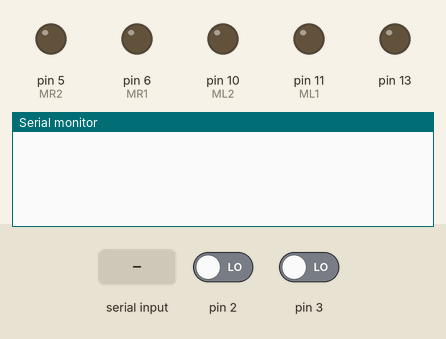
This sketch was run on a simulated Arduino Uno, built with avr-gcc and run on an emulated ATmega328P. On the bench: output pins drawn as LEDs (lit = HIGH), the last lines printed to the serial monitor. Inputs (shaded band) come from the test bench; at power-on: pin 2 LOW, pin 3 LOW.

Above: at 0.9 s.
1.0 s: "1" received over Serial
At 2.2 s:
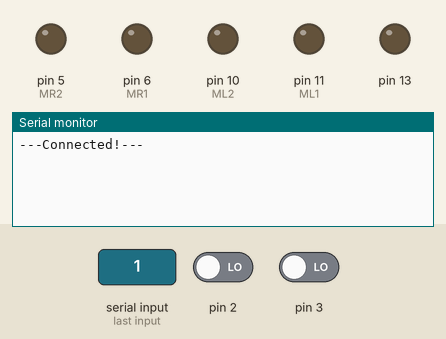
2.5 s: "0" received over Serial
At 3.6 s:
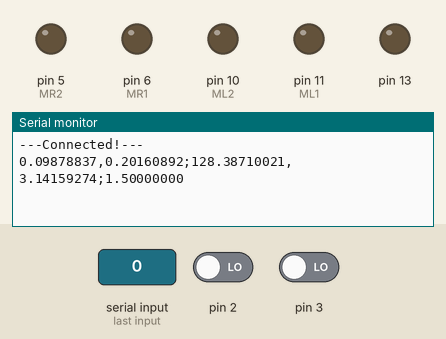

The sketch:

EKFLightSensor.ino
```cpp
#include <math.h>

//EKFLightSensor
//Francis Poole

//--------Initialise Variables---------------------------------------------------------------------------------
//Calibration data for linear interpolation of light readings
const float calBackData[7][2]= {{0,869}, {50,783}, {100,600}, {150,445}, {200,349}, {250,278}, {300,235}};
const float calRightData[7][2]= {{0,888}, {50,833}, {100,694}, {150,557}, {200,468}, {250,399}, {300,347}};
const float calFrontData[7][2]= {{0,876}, {50,791}, {100,604}, {150,445}, {200,338}, {250,270}, {300,236}};
const float calLeftData[7][2]= {{0,878}, {50,855}, {100,770}, {150,578}, {200,415}, {250,332}, {300,272}};

//Motion Control
float transVel;
float rotVel;

//Sensor Measurements
float range;
float bearing;

//Sensor
float back;
float right;
float front;
float left;

//Serial Input Data
char serialInput;
String data[2];
int dataNum = 0;

//Motor Speed
int motorSpeedL;
int motorSpeedR;

//Motor Input Pins
int ML1 = 11; //Left Motor input 1
int ML2 = 10; //Left Motor input 2
int MR1 = 6; //Right Motor input 1
int MR2 = 5; //Right Motor input 2

//Encoder Direction Pins
int AL = 1; //Clock Left Wheel Interupt No
int BL = 9; //Directon Left Wheel Pin
int AR = 0; //Clock Right Wheel Interupt No
int BR = 8; //Directon Right Wheel Pin

//Encoder Interup Pins
volatile int counterL = 0;
volatile int counterR = 0;

//Time
unsigned long time;
float elapsed;

//--------Setup------------------------------------------------------------------------------------------------
//What does it do?
void setup() {
  //Led Pin
  pinMode(13, OUTPUT);

  //Motor Input Pins Setup
  pinMode(ML1, OUTPUT);
  pinMode(ML2, OUTPUT);
  pinMode(MR1, OUTPUT);
  pinMode(MR2, OUTPUT);

  //Encoder Direction Pins Setup
  pinMode(BL, INPUT);
  pinMode(BR, INPUT);

  //Encoder Interupt Pins Setup
  attachInterrupt(AL, countL, CHANGE);
  attachInterrupt(AR, countR, CHANGE);

  motor(0,0);                                    //#######MOTOR COMMAND!#########\\

  //Start Serial
  Serial.begin(115200);
  //Wait for connection
  while (!Serial.available()) {}
  //Clear Serial
  while (Serial.available()) {Serial.read();}
  Serial.println("---Connected!---");


  time = millis(); //Start encoder timer
  delay(1);
}


//--------Main Loop--------------------------------------------------------------------------------------------
//What does it do?
void loop() {
  //Wait for data request
  while (!Serial.available()) {}


  //CHANGE TO MOTION COMMAND
  //Calc Motion Control
  getControl();

  //Calc Sensor Measurement
  getMeasurement();

  //Print readings to Serial
  Serial.print(transVel,8);
  Serial.print(",");
  Serial.print(rotVel,8);
  Serial.print(";");
  Serial.print(range,8);
  Serial.print(",");
  Serial.print(bearing,8);
  Serial.print(";");
  Serial.println(elapsed,8);

  //delay(1);
  //Clear Serial
  while (Serial.available()) {Serial.read();}
}


//--------Get Measurement---------------------------------------------------------------------------------------
void getMeasurement() {
  //Get Readings
  back = analogRead(A0);
  right = analogRead(A1);
  front = analogRead(A2);
  left = analogRead(A3);

  //Calibrate readings
  float backRange = linInterp(calBackData, back);
  float rightRange = linInterp(calRightData, right);
  float frontRange = linInterp(calFrontData, front);
  float leftRange = linInterp(calLeftData, left);

  //Get minimum range and its bearing
  range = backRange;
  bearing = M_PI;
  if (rightRange < range) {
    range = rightRange;
    bearing = -M_PI/2;
  }
  if (frontRange < range) {
    range = frontRange;
    bearing = 0;
  }
  if (leftRange < range) {
    range = leftRange;
    bearing = M_PI/2;
  }

//  Serial.print("Range: ");
//  Serial.println(range,10);
//  Serial.print("Bearing:  ");
//  Serial.println(bearing,10);
//  Serial.println("---------");
}

//--------Get Control---------------------------------------------------------------------------------------
void getControl() {
  elapsed = millis() - time;
  elapsed = elapsed / 1000;
  time = millis(); //Reset encoder timer

  counterR = 200;
  counterL = 150;

  //Claculate angular velocities
  float velR = (counterR/128.0 * M_PI) / elapsed;
  float velL = (counterL/128.0 * M_PI) / elapsed;

  //Convert to translational and rotational velocities
  transVel = (velR + velL) / 2.0 * (0.069/2.0);
  rotVel = (velR - velL) / 0.14 * (0.069/2.0);

//  Serial.println(transVel,10);
//  Serial.println(rotVel,10);
//  Serial.println(elapsed,10);

  counterR = 0;
  counterL = 0;
}


//--------Linear Interpret--------------------------------------------------------------------------------------
float linInterp(const float calData[7][2], float y) {
  float x;
  for (int i=0; i < 6; i++) {
    if (y <= calData[i][1] && y >= calData[i+1][1]) {
      float x0 = calData[i][0];
      float x1 = calData[i+1][0];
      float y0 = calData[i][1];
      float y1 = calData[i+1][1];

      x= x0 + ((y - y0) / ((y1 - y0) / (x1 - x0))); //Linearly Interpolate
      return(x);
    }
  }
  if (y < calData[6][1]) {
    return(300);
  } else {
    return(0);
  }
}

//--------Left Encoder Interupt-------------------------------------------------------------------------------
void countL(){
  if(digitalRead(BL) == 0) {
    counterL++;
  } else {
    counterL--;
  }
}

//--------Right Encoder Interupt-----------------------------------------------------------------------------
void countR(){
  if(digitalRead(BR) == 1) {
    counterR++;
  } else {
    counterR--;
  }
}

//--------Motor-------------------------------------------------------------------------------
void motor(int speedL, int speedR) {
  if (speedL >= 0) {
    analogWrite(ML2, 0);
    analogWrite(ML1, speedL);
  } else {
    analogWrite(ML1, 0);
    analogWrite(ML2, -speedL);
  }

  if (speedR >= 0) {
    analogWrite(MR1, 0);
    analogWrite(MR2, speedR);
  } else {
    analogWrite(MR2, 0);
    analogWrite(MR1, -speedR);
  }
}
```

Measured:
- after the input at 1.0 s, the serial monitor: prints a new line at once (image 1)
- after the input at 2.5 s, the serial monitor: prints a new line at once (image 2)
